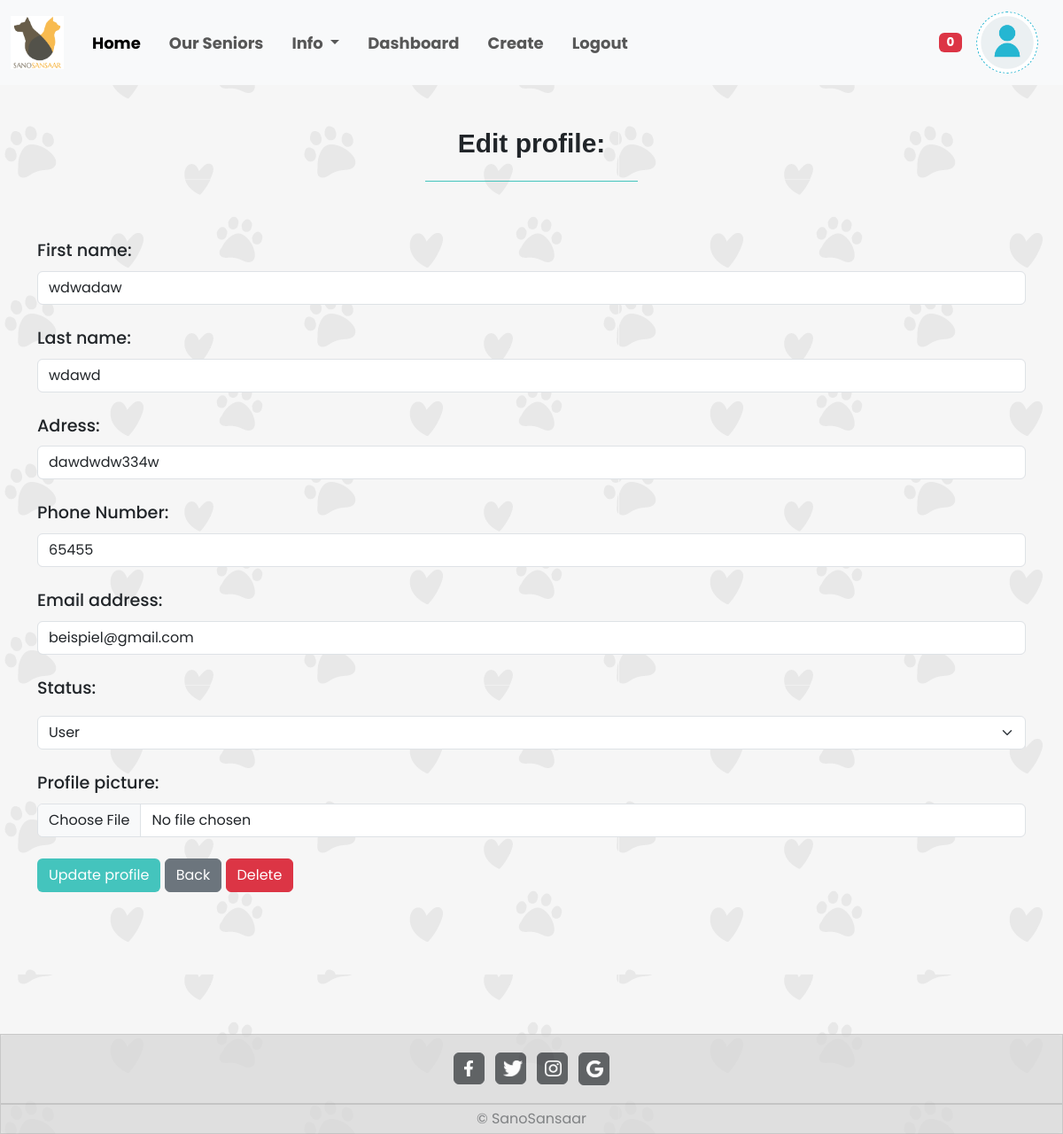
The app's page /Project_Week_BE/php/update.php?id=2 (signed in) with its own data.
### tables this page shows
CREATE TABLE `users` (
  `id` int(11) NOT NULL,
  `first_name` varchar(40) NOT NULL,
  `last_name` varchar(40) NOT NULL,
  `password` varchar(255) NOT NULL,
  `address` varchar(80) NOT NULL,
  `phone` int(15) NOT NULL,
  `email` varchar(50) NOT NULL,
  `picture` varchar(100) DEFAULT NULL,
  `status` varchar(10) NOT NULL DEFAULT 'user'
);

### Project_Week_BE/php/update.php (the view, shortened to what this page needs)
<?php
   require_once "footer.php";
   require_once "navbar.php";
   require_once "db_connect.php";
   $id = $_GET["id"];
   $sql = "SELECT * FROM users WHERE id = $id";
   $result = mysqli_query($connect, $sql);
   $row = mysqli_fetch_assoc($result);
   $backBtn = "home.php";
   $status="";
   if(isset($_SESSION["adm"])){
        $status="
        <div class='mb-4'>
            <label for='status' class='form-label'>Status:</label>
                <select id='status' class='form-select mt-2' name='status'>
                    <option value='user'>User</option>
                    <option value='shelter'>Shelter</option>
                    <option value='adm'>Admin</option>
                </select>
        </div>";
   }
?>
<!doctype html>
<html lang="en">
    <head>
        <link href="https://cdn.jsdelivr.net/npm/bootstrap@5.3.0/dist/css/bootstrap.min.css" rel="stylesheet">
    </head>
    <body>
        <?= $nav ?>
        <div class="container mt-5 mb-5">
            <div class="text-center mb-5">
                <h1  id="welcome">Edit profile: </h1>
                <hr class="MLLine" style="width:20vw;">
            </div>
            <form method="post" autocomplete="off" enctype="multipart/form-data">
                <div class="mb-4 mt-5" >
                    <label for="first_name" class="form-label"> First name:</label>
                    <input type="text" class="form-control" id="first_name" name="first_name" placeholder="First name" value="<?= $row["first_name"] ?>">
                </div>
                <div class="mb-4">
                    <label for="last_name" class="form-label">Last name:</label>
                    <input type="text" class="form-control"   id="last_name" name="last_name" placeholder="Last name" value="<?= $row["last_name"] ?> ">
                </div>
                <div class="mb-4">
                    <label for="address" class="form-label">Adress:</label>
                    <input type="text" class="form-control" id="address" name="address" value="<?= $row["address"] ?>">
                </div>
                <div class="mb-4">
                    <label for="phone" class="form-label">Phone Number:</label>
                    <input type="text" class="form-control" id="phone" name="phone" value="<?= $row["phone"] ?>">
                </div>
                <div class="mb-4">
                    <label for="email" class="form-label">Email address:</label>
                    <input type="email" class="form-control" id="email" name="email" placeholder="Email address" value="<?= $row["email"] ?> ">
                </div>
                <?= $status ?>
                <div class="mb-4">
                    <label for="picture" class="form-label">Profile picture:</label>
                    <input type="file" class="form-control" id="picture" name="picture">
                </div>
                <button name="update" type="submit" class="btn text-white mb-5" id="upBtn" >Update profile</button>
                <a href="<?= $backBtn ?>" class="btn btn-secondary mb-5">Back</a>
                <a href='user_delete.php?x=<?= $id ?>' class='btn btn-danger mb-5'>Delete</a>
            </form>
        </div>
        <?= $footer ?>
    </body>
</html>

### Project_Week_BE/php/navbar.php (shortened to what this page needs)
<?php
require_once "db_connect.php";
if (isset($_SESSION["user_id_fk"])) {
    $userId = $_SESSION["user_id_fk"];
    $notificationQuery = "SELECT COUNT(*) AS notification_count FROM orders WHERE user_id_fk = $userId";
    $notificationResult = mysqli_query($connect, $notificationQuery);
    $notificationData = mysqli_fetch_assoc($notificationResult);
    $notificationCount = $notificationData['notification_count'];
} else {
    $notificationCount = 0;
}
$dashboard = "";
$log = "
    <li class='nav-item'>
        <a class='nav-link' href='logout.php?logout'>Logout</a >
    </li>";
if (!isset($_SESSION["user"]) && !isset($_SESSION["adm"]) && !isset($_SESSION["shelter"])) {
    $userAcc = "
        <a class='navbar-brand' href='login.php'>
        <span class='text-black-50 fs-6'>Login</span>
        </a>";
    $log = "";
} else {
    if (isset($_SESSION["shelter"])) {
        $sqlNav = "SELECT * FROM users WHERE id = {$_SESSION["shelter"]}";
        $dashboard = "
            <li class='nav-item me-3'>
                <a class='nav-link' aria-current='page' href='agency.php'>Dashboard</a>
            </li>
            <li class='nav-item me-3'>
                <a class='nav-link' aria-current='page' href='agencyNotifications.php'>Requests</a>
            </li>
            <li class='nav-item me-3'>
                <a class='nav-link' aria-current='page' href='create.php'>Create</a>
            </li>";
    }
    if (isset($_SESSION["user"])) {
        $sqlNav = "SELECT * FROM users WHERE id = {$_SESSION["user"]}";
        $dashboard = "
            <li class='nav-item me-3'>
                <a class='nav-link' aria-current='page' href='create.php'>Create</a>
            </li>";
    }
    if (isset($_SESSION["adm"])) {
        $sqlNav = "SELECT * FROM users WHERE id = {$_SESSION["adm"]}";
        $dashboard = "
            <li class='nav-item me-3'>
                <a class='nav-link' aria-current='page' href='dashboard.php'>Dashboard</a>
            </li>
            <li class='nav-item me-3'>
                <a class='nav-link' aria-current='page' href='create.php'>Create</a>
            </li>";
    }
    $resultNav = mysqli_query($connect, $sqlNav);
    $rowNav = mysqli_fetch_assoc($resultNav);
    $userAcc = "
        <a class='navbar-brand d-flex align-items-center' href='update.php?id={$rowNav["id"]}'>
            <div class='profile-picture-container'>
                <img src='../images/{$rowNav["picture"]}' class='profile-picture' alt='user pic'>
            </div>
        </a>";
}
$nav = "
<nav class='navbar navbar-expand-lg bg-body-tertiary'>
    <div class='container-fluid'>
        <a class='navbar-brand' href='home.php'>
            <img src='../images/logo.png' alt='logo' style='width: 5vw;'>
        </a>
        <ul class='navbar-nav me-auto mb-2 mb-lg-0 navText'>
            <li class='nav-item ms-2 me-3'>
                <a class='nav-link active' aria-current='page' href='home.php'>Home</a>
            </li>
            <li class='nav-item me-3'>
                <a class='nav-link' href='senior.php'>Our Seniors</a>
            </li>
            <li class='nav-item dropdown me-3'>
                <a class='nav-link dropdown-toggle' href='#' role='button' data-bs-toggle='dropdown' aria-expanded='false'>
                    Info
                </a>
                <ul class='dropdown-menu'>
                    <li><a class='dropdown-item' href='resourceLibrary.php'>Resource Library</a></li>
                    <li><a class='dropdown-item' href='faq.php'>FAQ</a></li>
                    <li><a class='dropdown-item' href='about.php'>About us</a></li>
                </ul>
            </li>
            {$dashboard}
            {$log}
        </ul>
        <ul class='navbar-nav me-2 mb-2 mb-lg-0'>
            <li class='nav-item'>
                <a class='nav-link' href='notification.php'>
                    <i class='bi bi-bell'></i>
                    <span class='badge bg-danger'>$notificationCount</span>
                </a>
            </li>
        </ul>
        {$userAcc}
    </div>
</nav>";
?>

### Project_Week_BE/css/update.css (style rules this page uses)
#upBtn { background-color: #44c4bd; }
label { font-weight:500; font-size: larger; }

### Project_Week_BE/css/home.css (style rules this page uses)
* { font-family: 'Poppins', sans-serif; }
body { min-height: 100vh; background-image:url(../images/bg.png); background-size:auto; }
.navbar { font-size: 1.5vw; }
.navText { font-weight: 700; font-style: normal; }
#welcome { font-family: "marvin-round", sans-serif; font-weight: 600; font-style: normal; font-size: 2.5vw; }
.MLLine { display: inline-flex; justify-self: center; align-self: center; color: #44c4bd; opacity: 100%; }
#upBtn { background-color: #44c4bd; }
body { display: flex; flex-direction: column; min-height: 100vh; margin: 0; }

### Project_Week_BE/php/navbar.php (style rules this page uses)
.profile-picture-container { width: 70px; height: 70px; overflow: hidden; border-radius: 50%; display: flex; justify-content: center; align-items: center; }
.profile-picture { width: 100%; height: 100%; object-fit: cover; }

### records on screen
users: picture (placeholder picture), first_name "wdwadaw", last_name "wdawd", address "dawdwdw334w", phone "65455", email "beispiel@gmail.com"

### other values on screen
$notificationCount "0"
